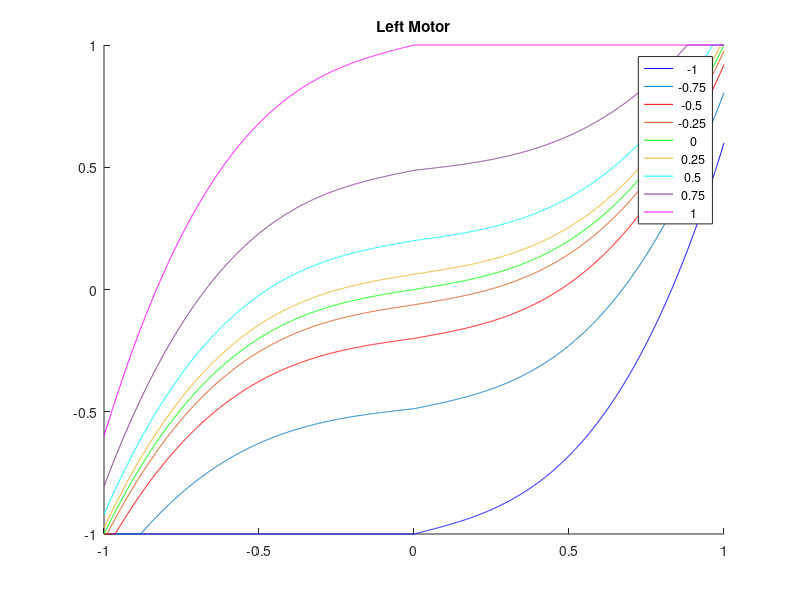
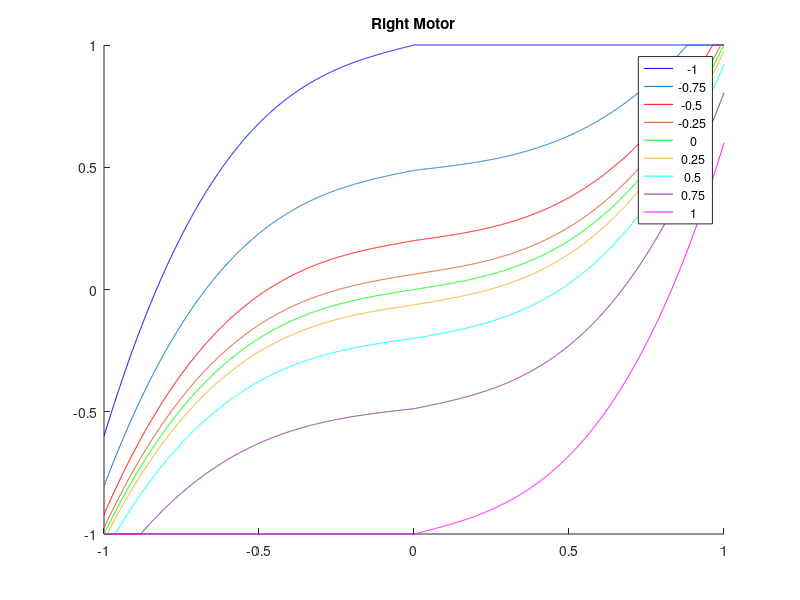

These charts were generated, in order, by the following MATLAB code:
%% polyControlPlotting.m
% Plots 7 graphs of motor behavior at different turning values

clear;
clc;

lStick = -1:.001:1;
rStick = [-1; -.75; -.5; -.25; 0; .25; .5; .75; 1];

alpha = .25;
beta = .25;
gamma = .6;

lInsForward = (lStick.^3 + lStick.*(alpha))./(1+alpha);
rInsForward = (rStick.^3 + rStick.*(alpha))./(1+alpha);

lInsTurn = (lStick.^3 + lStick.*(beta))./(1+beta);
rInsTurn = (rStick.^3 + rStick.*(beta))./(1+beta);

lMtrPwr = lInsForward + (rInsTurn).*(1-abs(lInsForward.*gamma));
rMtrPwr = lInsForward - (rInsTurn).*(1-abs(lInsForward.*gamma));

lMtrPwr = min(max(lMtrPwr, -1), 1);
rMtrPwr = min(max(rMtrPwr, -1), 1);

plotFormat = ["b-", "r-", "g-", "c-", "m-.", "r--", "k--", "b--", "g--"];

hold on;
title("Left Motor");
for iPlotCt = 1:9
    plot(lStick, lMtrPwr(iPlotCt, :), plotFormat(iPlotCt));
end
legend(num2str(rStick));
hold off;
figure;
hold on;
title("Right Motor");
for iPlotCount = 1:9
    plot(lStick, rMtrPwr(iPlotCount, :), plotFormat(iPlotCount));
end
legend(num2str(rStick));
hold off;